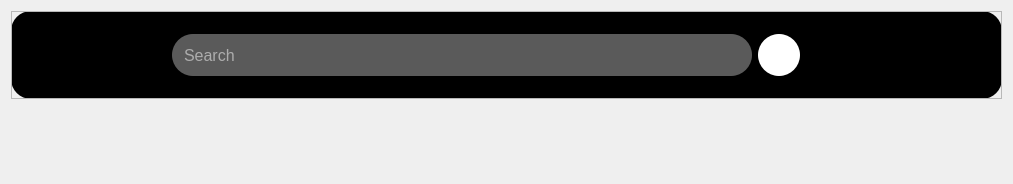
                <widget class="QWidget" name="Discovery_widget">
                 <property name="styleSheet">
                  <string notr="true">#Discovery_widget{
border-radius: 15px;
background-color: rgba(0,0,0,0.4);
}</string>
                 </property>
                 <layout class="QVBoxLayout" name="verticalLayout_11">
                  <item>
                   <widget class="QWidget" name="Discovery_Search_widget" native="true">
                    <property name="minimumSize">
                     <size>
                      <width>0</width>
                      <height>73</height>
                     </size>
                    </property>
                    <property name="maximumSize">
                     <size>
                      <width>16777215</width>
                      <height>16777215</height>
                     </size>
                    </property>
                    <property name="styleSheet">
                     <string notr="true">#Discovery_Search_widget{
background-color: rgba(0,0,0,1);
border-radius: 20px;
}</string>
                    </property>
                    <layout class="QHBoxLayout" name="horizontalLayout_5">
                     <property name="spacing">
                      <number>0</number>
                     </property>
                     <property name="leftMargin">
                      <number>0</number>
                     </property>
                     <property name="topMargin">
                      <number>0</number>
                     </property>
                     <property name="rightMargin">
                      <number>0</number>
                     </property>
                     <property name="bottomMargin">
                      <number>0</number>
                     </property>
                     <item>
                      <widget class="QFrame" name="Search_frame">
                       <property name="minimumSize">
                        <size>
                         <width>942</width>
                         <height>0</height>
                        </size>
                       </property>
                       <property name="styleSheet">
                        <string notr="true">#Search_frame{
padding: 10px 0;
background-color: rbga(0,0,0,0.8);
}</string>
                       </property>
                       <property name="frameShape">
                        <enum>QFrame::StyledPanel</enum>
                       </property>
                       <property name="frameShadow">
                        <enum>QFrame::Raised</enum>
                       </property>
                       <layout class="QHBoxLayout" name="horizontalLayout_6">
                        <item>
                         <spacer name="horizontalSpacer">
                          <property name="orientation">
                           <enum>Qt::Horizontal</enum>
                          </property>
                          <property name="sizeHint" stdset="0">
                           <size>
                            <width>151</width>
                            <height>20</height>
                           </size>
                          </property>
                         </spacer>
                        </item>
                        <item>
                         <widget class="QLineEdit" name="Account_Search_Inp">
                          <property name="minimumSize">
                           <size>
                            <width>580</width>
                            <height>42</height>
                           </size>
                          </property>
                          <property name="styleSheet">
                           <string notr="true">#Account_Search_Inp {
border-radius: 21;
padding-left: 10px;
background-color: rgba(225,225,225,0.4);
font-size: 16px;
color: #fff;
}

#Account_Search_Inp:focus{
background-color:rgba(225,225,225,0.5);
}</string>
                          </property>
                          <property name="placeholderText">
                           <string>Search</string>
                          </property>
                         </widget>
                        </item>
                        <item>
                         <widget class="QPushButton" name="Account_Search_btn">
                          <property name="minimumSize">
                           <size>
                            <width>42</width>
                            <height>42</height>
                           </size>
                          </property>
                          <property name="styleSheet">
                           <string notr="true">#Account_Search_btn{
border-radius: 21px;
font-size: 14;
font-weight: 700;
background-color: #fff;
}</string>
                          </property>
                          <property name="text">
                           <string/>
                          </property>
                          <property name="icon">
                           <iconset resource="sources.qrc">
                            <normaloff>:/icon/icon/Search_icon.png</normaloff>:/icon/icon/Search_icon.png</iconset>
                          </property>
                          <property name="iconSize">
                           <size>
                            <width>23</width>
                            <height>23</height>
                           </size>
                          </property>
                         </widget>
                        </item>
                        <item>
                         <spacer name="horizontalSpacer_2">
                          <property name="orientation">
                           <enum>Qt::Horizontal</enum>
                          </property>
                          <property name="sizeHint" stdset="0">
                           <size>
                            <width>151</width>
                            <height>20</height>
                           </size>
                          </property>
                         </spacer>
                        </item>
                        <item>
                         <widget class="QLabel" name="Discovery_UserName_label">
                          <property name="styleSheet">
                           <string notr="true">#Discovery_UserName_label{
font-size: 24px;
color: yellow;
padding: 10px;
font-weight: 700;
}</string>
                          </property>
                          <property name="text">
                           <string/>
                          </property>
                         </widget>
                        </item>
                       </layout>
                      </widget>
                     </item>
                    </layout>
                   </widget>
                  </item>
                  <item>
                   <widget class="QScrollArea" name="scrollArea_list">
                    <property name="minimumSize">
                     <size>
                      <width>0</width>
                      <height>0</height>
                     </size>
                    </property>
                    <property name="styleSheet">
                     <string notr="true">background-color: transparent;
border: none;</string>
                    </property>
                    <property name="widgetResizable">
                     <bool>true</bool>
                    </property>
                    <widget class="QWidget" name="Account_Discovery_List">
                     <property name="geometry">
                      <rect>
                       <x>0</x>
                       <y>0</y>
                       <width>964</width>
                       <height>554</height>
                      </rect>
                     </property>
                     <property name="styleSheet">
                      <string notr="true">background-color: transparent;</string>
                     </property>
                     <layout class="QGridLayout" name="gridLayout_8"/>
                    </widget>
                   </widget>
                  </item>
                 </layout>
                </widget>
